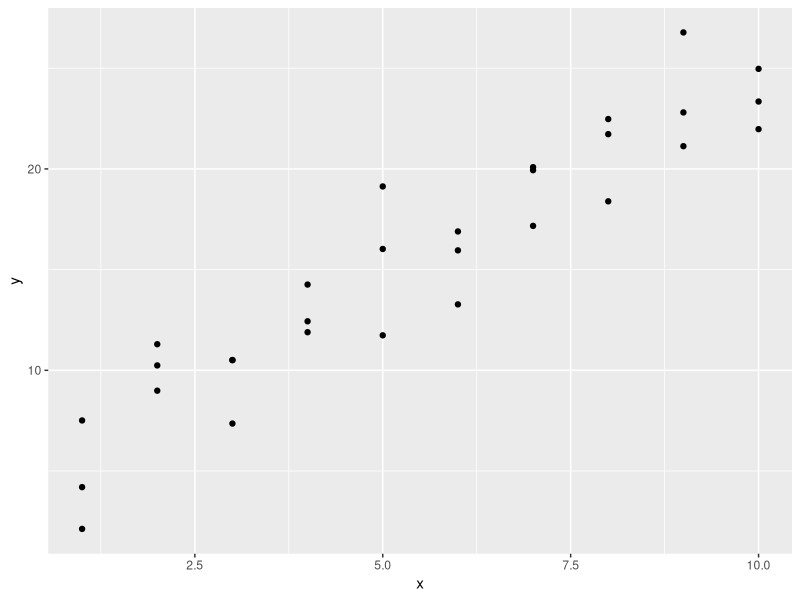
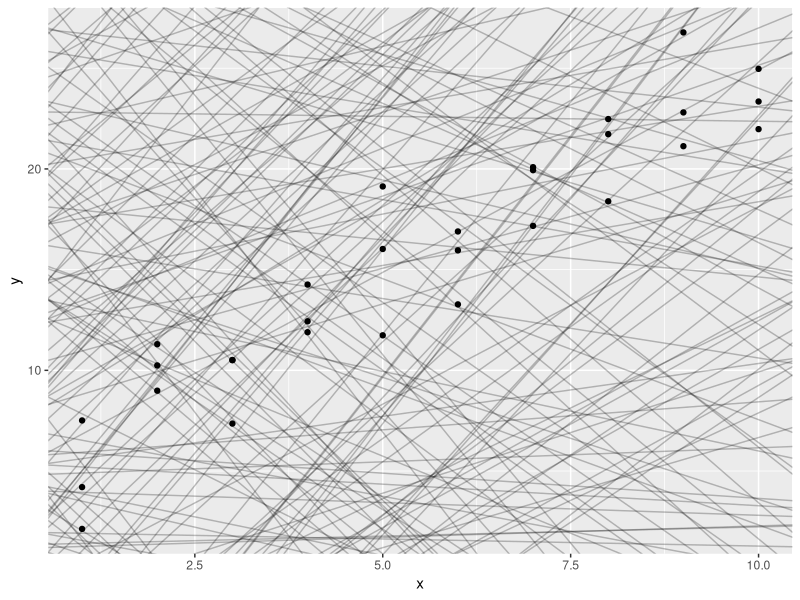
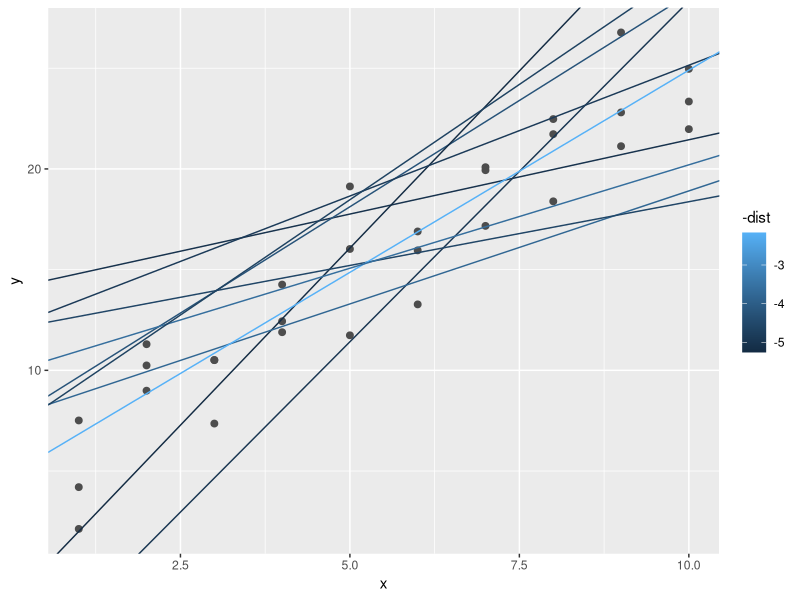
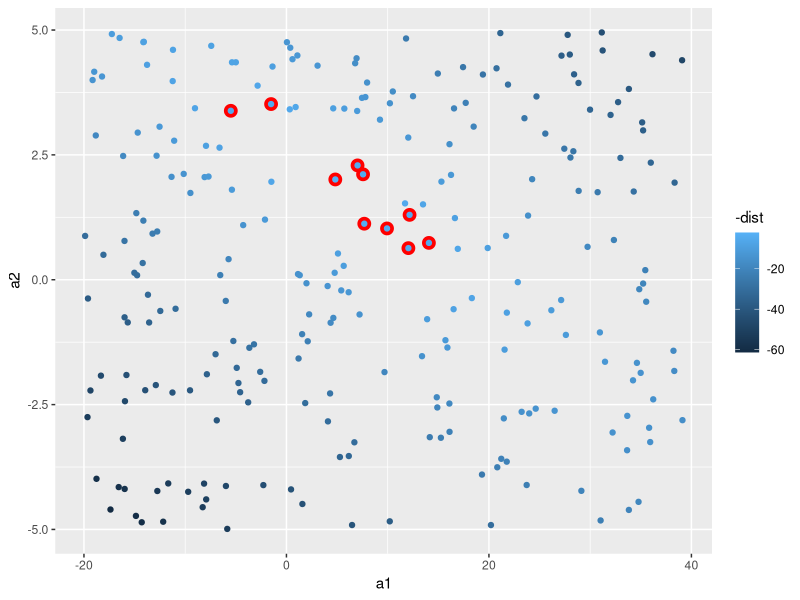
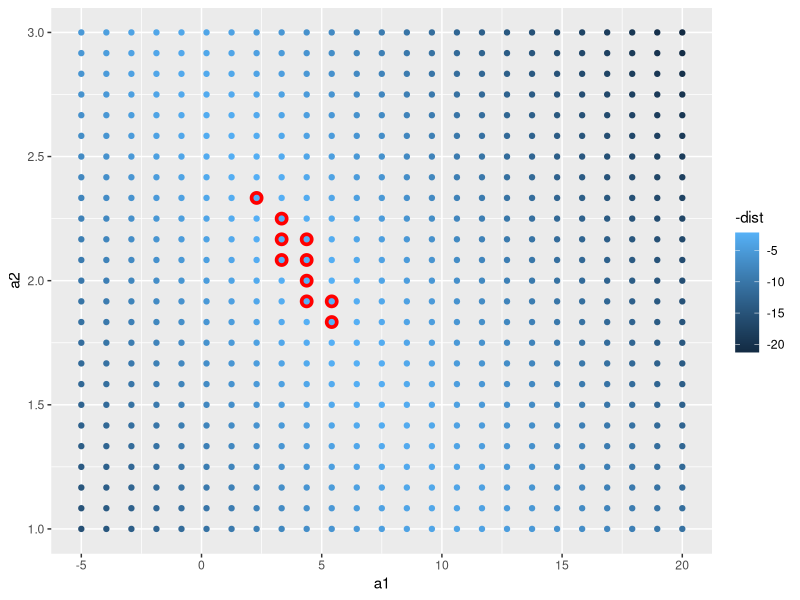
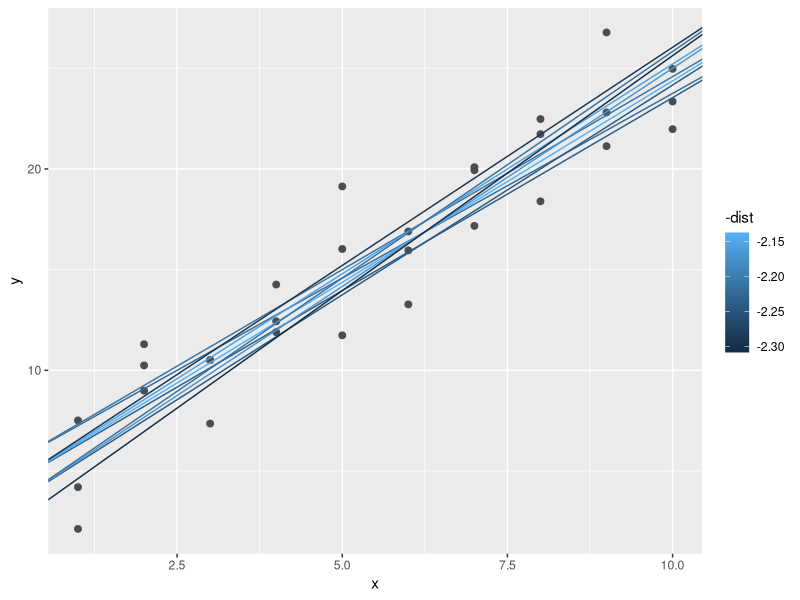
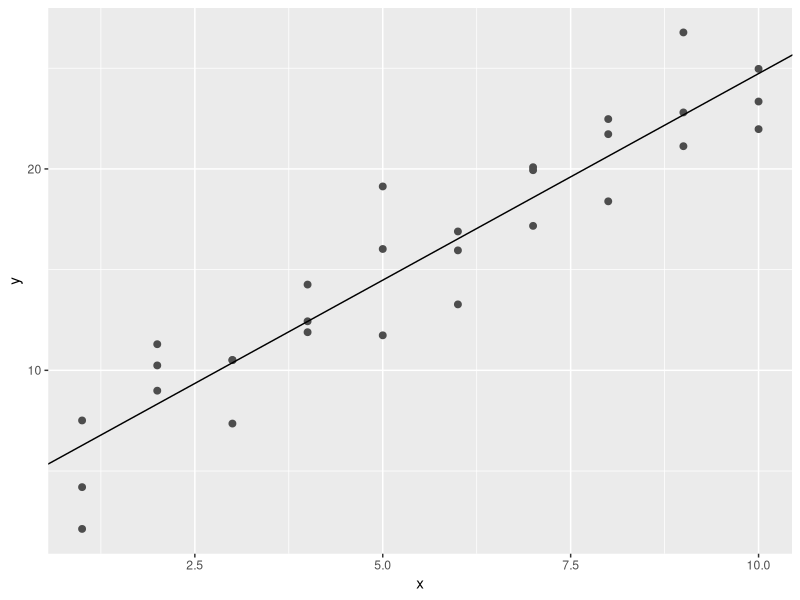
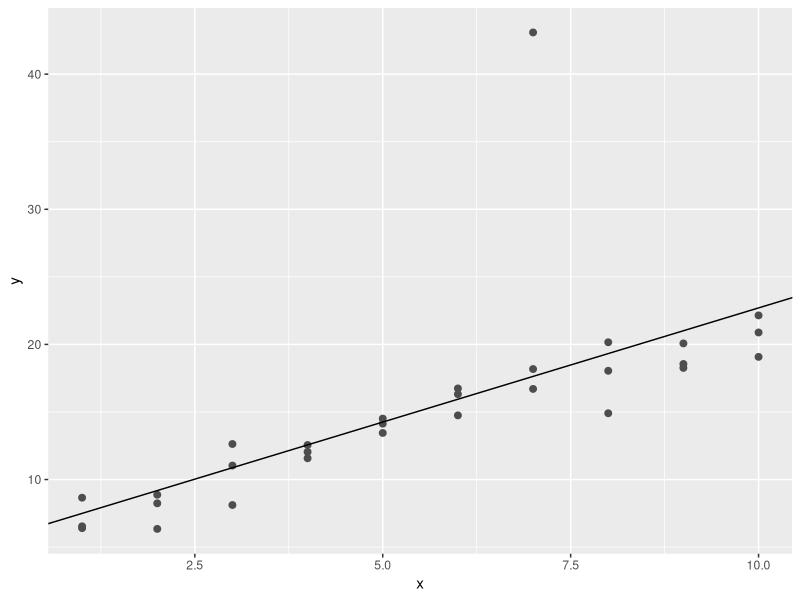

Generate these figures, in order, with R: (Note: this script raises an error after producing the figures.)
# Model

# 22 Introduction

# Now that you are equipped with powerful programming tools we can finally return to modeling.
# You'll use your new tools of data wrangling and programming, to fit many models and understand how they work.
# The focus of this book is on exploration, not confirmation or formal inference.
# But you'll learn a few basic tools that help you understand the variation within your models.

#  /-----------------------------------------------------------------\
#  |                                                                 |
#  |                   /---------------------------\                 |
#  |                   |         --> Visalise -->  |                 |
#  |                   |        |               |  |                 |
#  | Import --> Tidy --|--> Transform           |  |--> Communicate  |
#  |                   |        |               |  |                 |
#  |                   |        <---  Model <---   |                 |
#  |                   \---------------------------/                 |
#  |                   Understand                                    |
#  \-----------------------------------------------------------------/
#  Program

# The goal of a model is to provide a simple low-dimensional summary of a dataset.
# Ideally, the model will capture true "signals" (i.e. patterns generated by the phenomenon of interest),
# and ignore "noise" (i.e. random variation that you're not interested in).
# Here we only cover "predictive" models, which, as the name suggests, generate predictions.
# There is another type of model that we're not going to discuss: "data discovery" models.
# These models don't make predictions, but instead help you discover interesting relationships within your data.
# (These two categories of models are sometimes calles supervised and unsupervised, but I don't think that terminology is particularly illuminating.)

# This book is not going to give you a deep understanding of the mathematical theory that underlies models.
# It will, however, build your intuition about how statistical models work, and give you a family of useful tools 
# that allow you to use models to better understand your data:
# 1. In model basics, you'll learn how models work mechanistically, focussing on the important family of linear models.
#    You'll learn general tools for gaining insight into what a predictive model tells you about your data, 
#    focussing on simple simulated datasets. (https://r4ds.had.co.nz/model-basics.html#model-basics)
# 2. In model building, you'll learn how to use models to pull out known patterns in real data.
#    Once you have recognised an important pattern it's useful to make it explicit in a model, 
#    because then you can more easily see the subtler signals that remain. (https://r4ds.had.co.nz/model-building.html#model-building)
# 3. In many models, you'll learn how to use many simple models to help understand complex datasets.
#    This is a powerful technique, but to access it you'll need to combine modelling and programming tools.
#    (https://r4ds.had.co.nz/many-models.html#many-models)

# These topics are notable because of what they don't include: any tools for quantitatively assessing models.
# That is deliberate: precisely quantifying a model requires a couple of big ideas that we just don't have the space to cover here.
# For now, you'll rely on qualitative assessment and your narural scepticism.
# In Learning more about models, we'll point you to other resources there you can learn more.
# (https://r4ds.had.co.nz/model-building.html#learning-more-about-models)

# 22.1 Hypothesis generation vs. hypothesis confirmation

# In this book, we are going to use models as a tool for exploration, completing the trifecta of the tools for EDA that were introduced in Part 1.
# This is not how models are usually taught, but as you will see, models are an important tool for exploration.
# Traditionally, the focus of modelling is on inference, or for confirming that an hypothesis is true.
# Doing this correctly is not complicated, but it is hard.
# There is a pair of ideas that you must understand in order to do inference correctly:
# 1. Each observation can either be used for exploration or confirmation, not both.
# 2. You can use an observation as many times as you like for exploration, but you can only use it once for confirmation.
#    AS soon as you use an observation twice, you've switched from confirmation to exploration.

# This is necessary because to confirm a hypothesis you must use data independent of the data that you used to generate the hypothesis.
# Otherwise you will be over optimistic. There is absolutely nothing wrong with exploration, 
# but you should never sell an exploratory analysis as a confirmatory analysis because it is fundamentally misleading.

# If you are serious about doing an confirmatory analysis, one approach is to split your data into three pieces befor you begin the analysis:
# 1. 60% of your data goes into a training (or exploration) set.
#    You're allowed to do anything you like with this data: visualise it and fit tons of models to it.
# 2. 20% goes into a query set. You can use this data to compare models or visualisations by hand, 
#    but you're not allowed to use it as part of an automated process.
# 3. 20% is held back for a test set. You can oly use this data ONCE, to test your final model.

# This partitioning allows you to explore the training data, occasionally generating candidate hypotheses that you check with the query set.
# When you are confident you have the right model, you can check it once with the test data.

# (Note that even when doing confirmatory modelling, you will still need to do EDA.
# If you don't do any EDA you will remain blind to the quality problems with your data.)

# ----------------------------------------------------------------------------------------------------------------------------

# 23 Model basics

# 23.1 Introduction

# The goal of a model is to provide a simple low-dimensional summary of a dataset.
# In the context of this book we're going to use models to partition data into patterns and residuals.
# Strong patterns will hide subtler trends, so we'll use models to help peel back layers of structure as we explore a dataset.

# However, before we can start using models on interesting, real, datasets, you need to understand the basics of how models work.
# For that reason, this chapter of the book is unique because it uses only simulated datasets.
# These datasets are very simple, and not at all interesting, but they will help you understand the essence of modelling 
# before you apply the same techniques to real data in the next chapter.

# There are two parts to a model:
# 1. First, you define a family of models that express a precise, but generic, pattern that you want to capture.
#    For example, the pattern might be a straight line, or a quadratic curve.
#    You will express the model family as an equation like y = a_1 * x + a_2 or y = a_1 * x ^ a_2.
#    Here, x and y are known variables from your data, and a_1 and a_2 are parameters that can vary to capture different patterns.
# 2. Next, you generate a fitted model by finding the model from the family that is the closest to your data.
#    This takes the generic model family and makes it specific, like y = 3 * x + 7 or y = 9 * x ^ 2.

# It's important to understand that a fitted model is just the closest model from a family of models.
# That implies that you have the "best" model (according to some criteria); 
# it doesn't imply that you have a good model and it certainly doesn't imply that the model is "true".
# George Box puts this well in his famous aphorism.

# '''
# All models are wrong, but some are useful. 
# '''

# It's worth reading the fuller context of the quote:

# ''' 
# Now it would be very remarkable if any system existing in the real world could be exactly represented by any simple model.
# However, cunningly chosen parsimonious models often do provide remarkably useful approximations.
# For example, the law PV = RT relating pressure P, volume V and temperature T of an "ideal" gas via a constant R is not exactly true for any real gas,
# but it frequently provides a useful approximation and furthermore its structure is informative since it springs from a physical view of the behavior of gas molecules.

# For such a model there is no need to ask the question "Is the model true?". If "truth" is to be the "whole truth" the answer must be "No".
# The only question of interest is "Is the model illuminating and useful?". 
# '''

# The goal of a model is not to uncover truth, but to discover a simple approximation that is still useful.

# 23.1.1 Prerequisites 

# In this chapter we'll use the modelr package which wraps around base R's modelling functions to make them work naturally in a pipe.
library(tidyverse)

library(modelr)
options(na.action = na.warn)

# 23.2 A simple model

# Lets take a look at the simulated dataset sim1, included with the modelr package.
# It contains two continuous variables, x and y. Let's plot them to see how they're related:
ggplot(sim1, aes(x, y)) + 
  geom_point()

# You can see a strong pattern in the data. Let's use a model to capture that pattern and make it explicit.
# It's our job to supply the basic form of the model. In this case, the relationship looks linear, i.e. y = a_0 + a_1 * x.
# Let's start by getting a feel for what models from that family look like by randomly generating a few and overlaying them on the data.
# For this simple case, we can use geom_abline() which takes a slope and intercept as parameters.
# Later on we'll learn more general techniques that work with any model.
models <- tibble(
  a1 = runif(250, -20, 40),
  a2 = runif(250, -5, 5)
)

ggplot(sim1, aes(x, y)) + 
  geom_abline(aes(intercept = a1, slope = a2), data = models, alpha = 1/4) + 
  geom_point()

# There are 250 models on this plot, but a lot are really bad! 
# We need to find the good models by making precise our intuition that a good model is "close" to the data.
# We need a way to quantify the distance between the data and a model.
# Then we can fit the model by finding the value of a_0 and a_1 that generate the model with the smallest distance from this data.

# One easy place to start is to find the vertical distance between each point and the model, as in the following diagram.
# (Note that I've shifted the x values slightly so you can see the individual distance.)

# |                / o
# |           o  /|
# |            /  |
# |      o   /|   |
# |      | /  o   o
# |  o   /o
# |  |o/    
# |  /      
# |/ o
# |
# |_________________________________

# This distance is just the difference between the y value given by the model (the prediction), 
# and the actual y value in the data (the response).

# To compute this distance, we first turn our model family into an R function.
# This takes the model parameters and the data as inputs, and gives values predicted by the model as output:
model1 <- function(a, data) {
  a[1] + data$x * a[2]
}
model1(c(7, 1.5), sim1)

# Next, we need some way to compute an overall distance between the predicted and actual values.
# In other words, the plot above shows 30 distances: how do we collapse that into a single number?

# One commmon way to do this in statistics to use the "root-mean-squared deviation".
# We compute the difference between actual and predicted, square them, average them, and the take the square root.
# This distance has lots of appealing mathematical properties, which we're not going to talk about here.
# You'll just have to take my word for it!
measure_distance <- function(mod, data) {
  diff <- data$y - model1(mod, data)
  sqrt(mean(diff ^ 2))
}
measure_distance(c(7, 1.5), sim1)

# Now we can use purrr to compute the distance for all the models defined above.
# We need a helper function because our distance function expects the model as a numeric vector of length 2.
sim1_dist <- function(a1, a2) {
  measure_distance(c(a1, a2), sim1)
}

models <- models %>% 
  mutate(dist = purrr::map2_dbl(a1, a2, sim1_dist))
models

# Next, let's overlay the 10 best models on to the data. I've coloured the models by -dist:
# this is an easy way to make sure that the best models (i.e. the ones with the smallest distance) get the brighest colours.
ggplot(sim1, aes(x, y)) + 
  geom_point(size = 2, colour = "grey30") +
  geom_abline(
    aes(intercept = a1, slope = a2, colour = -dist),
    data = filter(models, rank(dist) <= 10)
  )

# We can also think about these models as observations, and visualising with a scatterplot of a1 vs a2, again coloured by -dist.
# We can no longer directly see how the model compares to the data, but we can see many models at once.
# Again, I've highlighted the 10 best models, this time by drawing red circles underneath them.
ggplot(models, aes(a1, a2)) + 
  geom_point(data = filter(models, rank(dist) <= 10), size = 4, colour = "red") + 
  geom_point(aes(colour = -dist))

# Instead of trying lots of random models, we could be more systematic and generate an evenly spaced grid of points (this is called a grid search).
# I picked the parameters of the grid roughly by looking at where the best models were in the plot above.
grid <- expand.grid(
  a1 = seq(-5, 20, length = 25),
  a2 = seq(1, 3, length = 25)
  ) %>% 
  mutate(dist = purrr::map2_dbl(a1, a2, sim1_dist))

grid %>% 
  ggplot(aes(a1, a2)) + 
  geom_point(data = filter(grid, rank(dist) <= 10), size = 4, colour = "red") + 
  geom_point(aes(colour = -dist))

# When you overlay the best 10 models back on the original data, they all look pretty good:
ggplot(sim1, aes(x, y)) +
  geom_point(size = 2, colour = "grey30") +
  geom_abline(
    aes(intercept = a1, slope = a2, colour = -dist),
    data = filter(grid, rank(dist) <= 10)
  )

# You could imagine iteratively making the grid finer and finer until you narrowed in on the best model.
# But there's a better way to tackle that problem: a numerical minimisation tool called Newton-Raphson search.
# The intuition of Newton-Raphson is pretty simple: you pick a starting point and look around for the steepest slope.
# You then ski down that slope a little way, and then repeat again and again, until you can't go any lower.
# In R, we can do that with optim():
best <- optim(c(0,0), measure_distance, data = sim1)
best$par

ggplot(sim1, aes(x, y)) + 
  geom_point(size = 2, colour = "grey30") + 
  geom_abline(intercept = best$par[1], slope = best$par[2])

# Don't worry too much about the details of how optim() works. It's the intuition that's important here.
# If you have a function that defines the distance between a model and a dataset, 
# an algorithm that can minimise that distance by modifying the paraeters of the model, you can find the best model.
# The neat thing about this approach is that it will work for any family of models that you can write an equation for.

# There's one more approach that we can use for this model, because it's a special case of a broader family: linear models.
# A linear model has the general form y = a_1 + a_2 * x_1 + a_3 * x_2 + ... + a_n * x_(n -1).
# So this simple model is equivalent to a general linear model where n is 2 and x_1 is x.
# R has a tool specifically designed for fitting linear models called lm().
# lm() has a special way to specify the model family: formulas.
# Formulas look like y ~ x, which lm() will translate to a function like y = a_1 + a_2 * x.
# We can fit the model and look at the output:
sim1_mod <- lm(y ~ x, data = sim1)
coef(sim1_mod)

# These are exactly the same values we got with optim()! 
# Behind the scenes lm() doesn't use optim() but instead takes advantage of the mathematical structure of linear models.
# Using some connections between geometry, calculus, and linear algebra, lm() actually finds the closest model in a single step,
# using a sophisticated algorithm. This approach is both faster, and guarantees that there is a global minimum.

# 23.2.1 Exercises

# 1. One downside of the linear model is that it is sensitive to unusual values because the distance incorporates a squared term.
#    Fit a linear model to the simulated data below, and visualise the results.
#    Rerun a few times to generate different simulated datasets. What do you notice about the model?
sim1a <- tibble(
  x = rep(1:10, each = 3),
  y = x * 1.5 + 6 + rt(length(x), df = 2)
)

sim1a_mod <- lm(y ~ x, data = sim1a)

ggplot(sim1a, aes(x, y)) +
  geom_point(size = 2, colour = "grey30") + 
  geom_abline(intercept = sim1a_mod$coefficients[1], slope = sim1a_mod$coefficients[2])

# 2. One way to make linear models more robust is to use a different distance measure.
#    For example, instead of root-mean-squared distance, you could use mean-absolute distance:
measure_distance <- function(mod, data) {
  diff <- data$y - model1(mod, data)
  mean(abs(diff))
}
#    Use optim() to fit this model to the simulated data above and compare it to the linear model.
model2 <- function(a, data) {
  a[1] + data$x * a[2]
}
model2(c(7, 1.5), sim1)

measure_distance2 <- function(mod, data) {
  diff <- data$y - model2(mod, data)
  mean(abs(diff))
}
measure_distance2(c(7, 1.5), sim1)

best2 <- optim(c(0,0), measure_distance2, data = sim1)
best2$par

# 3. One challenge with performing numerical optimisation is that it's only guaranteed to find one local optimum. 
#    What's the problem with optimising a three parameter model like this?
model1 <- function(a, data) {
  a[1] + data$x * a[2] + a[3]
}

measure_distance1 <- function(mod, data) {
  diff <- data$y - model1(mod, data)
  mean(abs(diff))
}

best3 <- optim(c(0,0,0), measure_distance2, data = sim1)
best3$par

# 23.3 Visualising models

# For simple models, like the one above, you can figure out what pattern the captures by carefully studying the model family and fitted coefficients. 
# And if you ever take a statisitcs course on modelling, you're likely to spend a lot of time doing just that.
# Here, however, we're going to take a different tack.
# We're going to focus on understanding a model by looking at its predictions.
# This has a big advantage: every type of predictive model makes predictions (otherwiese what use would it be?) 
# so we can use the same set of techniques to understand any type of predictive model.

# It's also useful to see what the model doesn't capture, the so-called residuals which are left after subtracting the predicitions from the data.
# Residuals are powerful because they allow us to use models to remove striking patterns so we can study the subtler trends that remain.

# 23.3.1 Predicions

# To visualise the predictions from a model, we start by generating an evenly spaced grid of values that covers the region where our data lies.
# The easiest way to do that is to use modelr::data_grid().
# Its first argument is a data frame, and for each subsequent argument it finds the unique variables and then generates all combinations:
grid <- sim1 %>% 
  data_grid(x)
grid

# (This will get more interesting when we start to add more varuables to our model.)

# Next we add predictions. We'll use modelr::predictions() which takes a data frame and a model.
# It adds the predictions from the model to a new column in the data frame:
grid <- grid %>% 
  add_predictions(sim1_mod)
grid

# Next, we plot predictions. You might wonder about all this extra work compared to just using geom_abline().
# But the advantage of this approach is that it will work with any model in R, from the simplest to the most complex.
# You're only limited by your visualisation skills.
# For more ideas about how to visualise more complex model types, you might try http://viata.had.co.nz/papers/model-vis.html.
ggplot(sim1, aes(x)) + 
  geom_point(aes(y = y)) + 
  geom_line(aes(y = pred), data = grid, colour = "red", size = 1)

# 23.3.2 Residuals 

# The flip-side of predictions are residuals. This predictions tells you the pattern that the model has captured, and the residuals tell you what the model has missed.
# The residuals are just the distances between the observe and predicted values that we computed above.

# We add residuals to the data with add_residuals(), which works much like add_predictions().
# Note, however, that we use the original dataset, not a manufacutred grid.
# This is because to compute residuals we need actual y values.
sim1 <- sim1 %>% 
  add_residuals(sim1_mod)
sim1

# There are a few different ways to understand what the residuals tell us about the model.
# One way is to simply draw a frequency polygon to help us understand the spread of the residuals:
ggplot(sim1, aes(resid)) + 
  geom_freqpoly(binwidth = 0.5)

# This helps you calibrate the quality of the model: how far away are the predictions from the observed values?
# Note that the average of the residual will always be 0.

# You'll often want to recreate plots using the residuals instead of the original predictor. 
# You'll see a lot of that in the next chapter.
ggplot(sim1, aes(x, resid)) + 
  geom_ref_line(h = 0) +
  geom_point()

# This looks like random noise, suggesting that our model has done a good job of capturing the patterns in the dataset.

# 23.3.3 Exercises 

# 1. Instead of using lm() to fit a straight line, you can use loess() to fit a smooth curve.
#    Repeat the process of model fitting, grid generation, predictions, and visualisation on sim1 using loess() instead of lm().
#    How does the result compare to geom_smooth()? 

sim1_test <- sim1

## Building the regression model with loess() function.
sim1_mode_loess <- loess(y ~ x, sim1_test)

## Create an empty predictiion grid which the columns is the distinct of x vecor.
grid_loess <- sim1_test %>% data_grid(x)

## Add predictions
grid_loess <- grid_loess %>% 
  add_predictions(sim1_mode_loess)

## Visualing the predictions
ggplot(sim1_test, aes(x)) + 
  geom_point(aes(y = y)) + 
  geom_line(data = grid_loess, aes(y = pred), size = 1, colour = "red")

## Add the residuals
sim1_test <- sim1_test %>% add_residuals(sim1_mode_loess)

## 
ggplot(sim1_test, aes(resid)) + 
  geom_freqpoly(binwidth = .5)

ggplot(sim1_test, aes(x, resid)) + 
  geom_ref_line(h = 0) + 
  geom_point()

# 2. add_predictions() is paired with gather_predictions() and spread_predictions().
#    How do these three fucntions differ?
?add_predictions

## (1) add_predictions(): A data frame. add_prediction adds a single new column, with default name pred, to the input data. 
## (2) spread_predictions: adds one column for each model. 
## (3) gather_predictions: adds two columns .model and .pred, and repeats the input rows for each model.

# 3. What does geom_ref_line() do? What package does it come from?
#    Why is displaying a reference line in plots showing residuals useful and important?
?geom_ref_line

## (1) It come from modelr packages and add a reference line in the plot. Its equivalent to geom_hline().
## (2) geom_ref_line() can put a reference line at 0 with resuduals, that's makes the visualiing model better to look.

# 4. Why might you want to look at a frequency polygon of absolute residuals?
#    What are the pros and cons compared to looking at the raw residuals?

## Because when we look at a frequency polygon of absolute residuals, its easier to view the distribution of the resuduals. 

# 23.4 Formulas and model families

# You've seen formulas before when using facet_wrap() and facet_grid(). In R, formulas provide a general way of getting "special behaviour".
# Rather than evaluation the values of the variables right away, they capture them so they can be interpreted by the function.

# The majority of modelling funcitons in R use a standard conversion from formulas to funcitons.
# You've seen one simple conversion already: y ~ x is translated to y = a_1 + a_2 * x.
# If you want to see what R actually does, you can use model_matrix() function.
# It takes a data frame and a formula and returns a tible that defines the model equation:
# each column in the output is associated with one coefficient in the model, the function is always y = a_1 * out1 + a_2 * out_2.
# For the simplest case of y ~ x1 this shows us something interesting:
df <- tribble(
  ~y, ~x1, ~x2,
  4, 2, 5,
  5, 1, 6
)
model_matrix(df, y ~ x1)

# The way that R adds the intercept to the model us just by having a column that is full of ones.
# By default, R will always add this column. If you don't want, you need to explicitly drop it with -1:
model_matrix(df, y ~ x1 - 1)

# The model matrix grows in an unsurprising way when you add more variables to the model:
model_matrix(df, y ~ x1 + x2)

# The formula notation is sometimes called "Wilkingson-Rogers notation", 
# and was initially described in Symbolic Description of Factorial Models for Analysis of Variance, by G.N.Wilkinson and C.E.Rogers
# https://www.jstor.org/stable/2346786?seq=1#page_scan_tab_contents.
# It's worth digging up and reading the original paper if you'd like to understand the full details of the modelling algebra.

# The following sections expand on how this formula notation works for categorical variables , interactions, and transformation.

# 23.4.1 Catigorical variables

# Generating a funciton from a formula is straight forward when the predictor is continuous, 
# but things get a bit more complicated when the predictor is categorical.
# Imagine you have a formula like y ~ sex, where sex could either be male or female.
# It doesn't make sense to convert that to a formula like y = x_0 + x_1 * sex becaues sex isn't a number - you can't multibly it! 
# Instead what R does is convert it to y = x_0 + x_1 * sex_male where sex_male is one if sex is male and zero otherwise:
df <- tribble(
  ~sex, ~response,
  "male", 1,
  "female", 2,
  "male", 1
)
model_matrix(df, response ~ sex)

# You might wonder why R doesn't create a sexfemale column.
# The problem is that would create a column that is perfectly based on the other columns (i.e. sexfemale = 1 - sexmale).
# Unfortunately the exact details of why this is a problem is beyond the scope of this book, but basically it create a model family that is too flexible,
# and will hav infinitely many models that are equally close to the data.

# Fortunately, however, if you forcus on visualising predictions you don't need to worry about the exact parameterisation.
# Let's look at some data and models to make that concrete.
# Here's the sim2 dataset from modelr:
ggplot(sim2) + 
  geom_point(aes(x, y))

# We can fit a model to it, and generate predictions:
mod2 <- lm(y ~ x, data = sim2)

grid <- sim2 %>% 
  data_grid(x) %>% 
  add_predictions(mod2)
grid

# Effectively, a model with a categorical x will predict the mean value for each category.
# (Why? Because the mean minimises the root-mean-squared distance.)
# That's easy to see if we overlay the predictions on top of the original data:
ggplot(sim2, aes(x)) + 
  geom_point(aes(y = y)) + 
  geom_point(data = grid, aes(y = pred), color = "red", size = 4)

# You can't make predictions about levels that you didn't observe.
# Sometimes you'll do this by accidnet so it's good to recognise this error message:
tibble(x = "e") %>% 
  add_predictions(mod2) 
# Error in model.frame.default(Terms, newdata, na.action = na.action, xlev = object$xlevels) : factor x has new level e

# 23.4.2 Interactions (continuous and categorical) 

# What happens when you combine a continuous and a categorical vaiable?
# sim3 contains a categorical predictor and a continuous predictor. We can visualise it with a simple plot:
ggplot(sim3, aes(x1, y)) + 
  geom_point(aes(color = x2))

# There are two possible models you could fit to this data:
mod1 <- lm(y ~ x1 + x2, data = sim3)
mod2 <- lm(y ~ x1 * x2, data = sim3)

# When you add variables with +, the model will estimate each effect independent of all the others.
# It's possible to fit the so-called interaction by using *.
# For example, y ~ x1 * x2 is translated to y = a_0 + a_1 * x1 + a_2 * x2 + a12 * x1 * x2.
# Note that whenever you use *, both the interaciton and the individual components are included in the model.

# To visualise these models we need two new tricks:
# 1. We have two predictors, so we need to give data_grid() both variables. 
#    It finds all the unique values of x1 and x2 and then generates all combinations.
# 2. To generate predictions from both models simultaneously, we can use gather_predections() which adds each prediction as a row.
#    The complement of gather_predictions() is spread_predictions() which adds each prediction to a new column.
# Together this gives us:
grid <- sim3 %>% 
  data_grid(x1, x2) %>% 
  gather_predictions(mod1, mod2)
grid

# We can visualise the result for both models on one plot using facetting:
ggplot(sim3, aes(x1, y, color = x2)) + 
  geom_point() + 
  geom_line(data = grid, aes(y = pred)) + 
  facet_wrap(~ model)

# Note that the model that uses + has the same slope for each line, but different intercepts.
# The model that * has a different slope and intercept for each line.

# Which model is better for this data? We can take at the residuals.
# Here I've facetted by both model and x2 because it makes it easier to see the pattern within each group.
sim3 <- sim3 %>% 
  gather_residuals(mod1, mod2)

ggplot(sim3, aes(x1, resid, color = x2)) + 
  geom_point() + 
  facet_grid(model ~ x2)

# There is little obvious pattern in the residuals for mod2.
# The residuals for mod1 show that the modle has clearly missed some pattern in b, and less so, but still present is pattern in c, and d.
# You might wonder if there's a precise way to tell which of mod1 or mod2 is better.
# There is, but it requires a lot of  mathematical bachground, and we don't really care.
# Here, we're interested in a qualitative assessment of whether or not the model has captured the pattern that we're interested in.

# Interactions (two continuous)

# Let's take a look at the equivalent model for two continuous variables.
# Initially things proceed almost identically to the previous example:
mod1 <- lm(y ~ x1 + x2, data = sim4)
mod2 <- lm(y ~ x1 * x2, data = sim4)
grid <- sim4 %>% 
  data_grid(
    x1 = seq_range(x1, 5),
    x2 = seq_range(x2, 5)
  ) %>% 
  gather_predictions(mod1, mod2)
grid

# Note my use of seq_range() inside data_grid(). Instead of using every unique value of x.
# I'm going to use a reqularly spaced grid of five values between the minimum and maximum numbers.
# It's probably not super important here, but it's a useful technique in general.
# There are two other useful arguments to seq_range():
# 1. pretty = TRUE will generate a "pretty" sequence, i.e. something that looks nice to the human eye.
#    This is useful if you want to produce tables of output:
seq_range(c(0.0123, 0.923423), n = 5)
seq_range(c(0.0123, 0.923423), n = 5, pretty = TRUE)

# 2. Trim = 0.1 will trim off 10% of the tail vaues. 
#    This is useful if the variables have a long tailed distribution and you want to focus on generating values near the center:
x1 <- rcauchy(100)
seq_range(x1, 5)
seq_range(x1, 5, trim = 0.10)
seq_range(x1, 5, trim = 0.25)
seq_range(x1, 5, trim = 0.50)

# 3. expand = 0.1 is in some sense the opposite of trim() it expands the range by 10%.
x2 <- c(0, 1)
seq_range(x2, n = 5)
seq_range(x2, n = 5, expand = 0.10)
seq_range(x2, n = 5, expand = 0.25)
seq_range(x2, n = 5, expand = 0.50)

# Next let's try and visualise that model. We have two continuous predictiors, so you can imagine the model like a 3d surface.
# We counld display that using geom_tile():
ggplot(grid, aes(x1, x2)) + 
  geom_tile(aes(fill = pred)) + 
  facet_wrap(~ model)

# That doesn't suggest that the models are very different! But that's partly an illusion: 
# our eyes and brains are not very good at comparing shades of color.
# Instead of looking at the surface from the top, we could look at it from either side, showing multiple slices:
ggplot(grid, aes(x1, pred, color = x2, group = x2)) + 
  geom_line() + 
  facet_wrap(~ model)
ggplot(grid, aes(x2, pred, color = x1, group = x1)) + 
  geom_line() + 
  facet_wrap(~ model)

# This shows you that interaction between two continuous varaibles works basically the same way as for a categorical and continuous variable.
# An interaction says that there's not a fixed offset: you need to consider both values of x1 and x2 simultaneously in order to predict y.

# You can see that even with just two continuous variables, coming up with good visualisations are hard.
# But that's reasonable: you shouldn't expect it will be easy to understand how three or more variables simultaneously interact!
# But again, we're saved a little because we're using models for exploration, and you can gradually build up your models over time.
# The model doesn't have to be perfect, it just has to help you reveal a little more about your data.  

# I spent some time looking at the residuals to see if I could figure if mod2 did better than mod1.
# I think it does, but it's pretty subtle. You'll have a chance to word on it in the exercises.

# 23.4.4 Transformations

# You can also perform transformations inside the model fomula.
# For example, log(y) ~ sqrt(x1) + x2 is transformed to log(y) = a_1 + a_2 * sqrt(x1) + a_3 * x2.
# If your transformation involves +, *, or -, you'll need to wrap it in I() so R donesn't treat it like part of the model specification.
# For example, y ~ x + I(x ^ 2) is translated to y = a_1 + a_2 * x + a_3 * x^2.
# If you forget the I() and specify y ~ x ^ 2 + x, R will compute y ~ x * x + x.
# x * x means the interaction of x with itself, which is the smae as x.
# R automatically grops redundant variables so x + x become x, meaning that y ~ x ^ 2 + x specifies the function y = a_1 + a_2 * x.
# That's probably not what you intended!

# Again, if you get confused about what your model is doing, you can always use modle_matrix() to see exactly what wquation lm() is fitting:
df <- tribble(
  ~y, ~x,
  1, 1, 
  2, 2, 
  3, 3
)

model_matrix(df, y ~ x^2 + x)
model_matrix(df, y ~ I(x^2) + x)

# Transformations are useful because you can use them to approximate non-linear functions.
# If you've taken a calculus class, you may have heard of Taylor's theorem which says you can approximate any smooth function with an infinit sum of polynomials.
# That means you can use a polynomial function to get arbitrarily close to a smooth funciton by fitting an equation like y = a_1 + a_2 * x + a_3 * x^2 + a_4 * x^3.
# Typing that sequence by hand is tedious, so R provides a helpter funciton:poly():
model_matrix(df, y ~ poly(x, 2))

# However there's one major problem with using poly(): outside the rnage of the data, polynomials rapidly shoot positive or negative infinity.
# One safer alternative is to use the natural spline, splines::ns().
library(splines)
model_matrix(df, y ~ ns(x, 2))

# Let's see what looks like when we try and approximate a non-linear function:
sim5 <- tibble(
  x = seq(0, 3.5 * pi, length = 50),
  y = 4 * sin(x) + rnorm(length(x))
)
ggplot(sim5, aes(x, y)) + 
  geom_point()

# I'm going to fit five models to this data.
mod1 <- lm(y ~ ns(x, 1), data = sim5)
mod2 <- lm(y ~ ns(x, 2), data = sim5)
mod3 <- lm(y ~ ns(x, 3), data = sim5)
mod4 <- lm(y ~ ns(x, 4), data = sim5)
mod5 <- lm(y ~ ns(x, 5), data = sim5)

grid <- sim5 %>% 
  data_grid(x = seq_range(x, n = 5, expand = 0.1)) %>% 
  gather_predictions(mod1, mod2, mod3, mod4, mod5, .pred = "y")

ggplot(sim5, aes(x, y)) + 
  geom_point() + 
  geom_line(data = grid, color = "red") + 
  facet_wrap(~ model)

# Notice that the extrapolation outside the range of the data is clearly bad. This is the downside to approximating a function with a polynomial.
# But this is a very real problem with every model: 
# the model can never tell you if the behaviour is true when you start extrapolating ouside the range of the data that you have seen.
# You must rely on theory and science.

# 23.4.5 Exercises

# 1. What happens if you repeat the analysis of sim2 using a model without an intercept.
#    What happens to the model equation? What happens to the predictions?



# 2. Use model_matrix() to explore the equations generated for the models I fit to sim3 and sim4. Why is * a good shorthand for interaction?



# 3. Using the basic princiles, convert the formulas in the following two models into funciton.
#    (Hint: start by converting the categorical variable into 0-1 variabels.)
mod1 <- lm(y ~ x1 + x2, data = sim3) 
mod2 <- lm(y ~ x1 * x2, data = sim3)



# 4. sim4, which of mod1 and mod2 is better? I think mod2 does a slightly better job at removing patterns, but it's pretty subtle.
#    Can you come up with a plot to support my claim?







# ----------------------------------------------------------------------------------------------------------------------------
